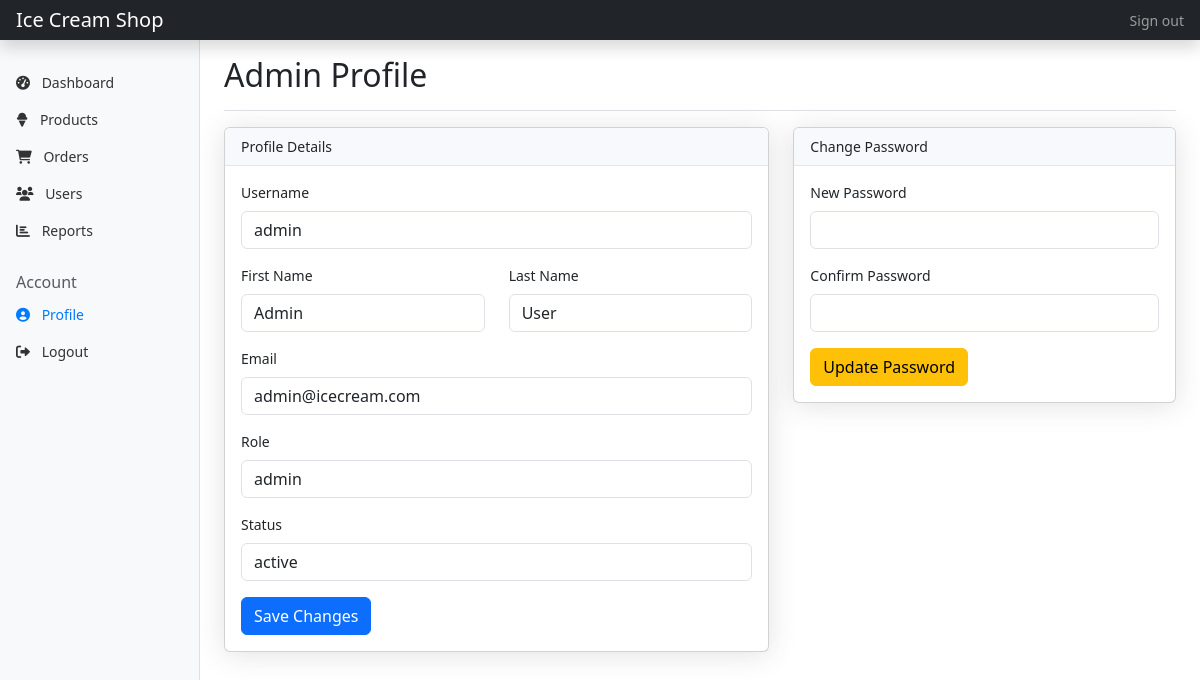
Screenshot of /admin/profile.php (signed in) with the database file from the repository.
### tables this page shows
CREATE TABLE `users` (
  `id` int(11) NOT NULL,
  `username` varchar(100) NOT NULL,
  `password` varchar(255) NOT NULL,
  `email` varchar(100) NOT NULL,
  `first_name` varchar(50) NOT NULL,
  `last_name` varchar(50) NOT NULL,
  `role` enum('admin','customer') DEFAULT 'customer',
  `status` enum('active','inactive') DEFAULT 'active',
  `created_at` timestamp NOT NULL DEFAULT current_timestamp(),
  `updated_at` timestamp NULL DEFAULT NULL
);

### models/User.php (called while the page is built, shortened)
<?php
class User {
    private $conn;
    private $table_name = "users";
    public $id;
    public function __construct($db) {
        $this->conn = $db;
    }
    public function readOne() {
        $query = "SELECT * FROM " . $this->table_name . " WHERE id = ?";
        $stmt = $this->conn->prepare($query);
        $stmt->bindParam(1, $this->id);
        $stmt->execute();
        $row = $stmt->fetch(PDO::FETCH_ASSOC);
        $this->username = $row['username'];
        $this->email = $row['email'];
        $this->first_name = $row['first_name'];
        $this->last_name = $row['last_name'];
        $this->status = $row['status'];
    }
}
?>

### admin/profile.php (the view, shortened to what this page needs)
<?php
require_once __DIR__ . '/../models/User.php';
$db = (new Database())->getConnection();
$user = new User($db);
$user->id = Session::getUserId();
$user->readOne();
include __DIR__ . '/includes/header.php';
include __DIR__ . '/includes/sidebar.php';
?>
<div class="container-fluid">
    <div class="row">
        <main class="col-md-9 ms-sm-auto col-lg-10 px-md-4">
            <div class="d-flex justify-content-between flex-wrap flex-md-nowrap align-items-center pt-3 pb-2 mb-3 border-bottom">
                <h1 class="h2">Admin Profile</h1>
            </div>
            <div class="row">
                <div class="col-lg-7">
                    <div class="card mb-4">
                        <div class="card-header">Profile Details</div>
                        <div class="card-body">
                            <form method="post" action="profile.php">
                                <div class="mb-3">
                                    <label for="username" class="form-label">Username</label>
                                    <input type="text" class="form-control" id="username" name="username" value="<?php echo htmlspecialchars($user->username); ?>" required />
                                </div>
                                <div class="row">
                                    <div class="col-md-6 mb-3">
                                        <label for="first_name" class="form-label">First Name</label>
                                        <input type="text" class="form-control" id="first_name" name="first_name" value="<?php echo htmlspecialchars($user->first_name); ?>" required />
                                    </div>
                                    <div class="col-md-6 mb-3">
                                        <label for="last_name" class="form-label">Last Name</label>
                                        <input type="text" class="form-control" id="last_name" name="last_name" value="<?php echo htmlspecialchars($user->last_name); ?>" required />
                                    </div>
                                </div>
                                <div class="mb-3">
                                    <label for="email" class="form-label">Email</label>
                                    <input type="email" class="form-control" id="email" name="email" value="<?php echo htmlspecialchars($user->email); ?>" required />
                                </div>
                                <div class="mb-3">
                                    <label class="form-label">Role</label>
                                    <input type="text" class="form-control" value="admin" readonly />
                                </div>
                                <div class="mb-3">
                                    <label class="form-label">Status</label>
                                    <input type="text" class="form-control" value="<?php echo htmlspecialchars($user->status ?? 'active'); ?>" readonly />
                                </div>
                                <button type="submit" class="btn btn-primary">Save Changes</button>
                            </form>
                        </div>
                    </div>
                </div>
                <div class="col-lg-5">
                    <div class="card mb-4">
                        <div class="card-header">Change Password</div>
                        <div class="card-body">
                            <form method="post" action="profile.php">
                                <div class="mb-3">
                                    <label for="new_password" class="form-label">New Password</label>
                                    <input type="password" class="form-control" id="new_password" name="new_password" required />
                                </div>
                                <div class="mb-3">
                                    <label for="confirm_password" class="form-label">Confirm Password</label>
                                    <input type="password" class="form-control" id="confirm_password" name="confirm_password" required />
                                </div>
                                <button type="submit" class="btn btn-warning">Update Password</button>
                            </form>
                        </div>
                    </div>
                </div>
            </div>
        </main>
    </div>
</div>
<?php include __DIR__ . '/includes/footer.php'; ?>

### assets/css/admin.css (style rules this page uses)
body { font-size: .875rem; }
.card { margin-bottom: 1.5rem; box-shadow: 0 .15rem 1.75rem 0 rgba(58, 59, 69, .15); }
.card-header { background-color: #f8f9fc; border-bottom: 1px solid #e3e6f0; }

### rows the page displays
users: username "admin", first_name "Admin", last_name "User", email "admin@icecream.com", status "active"
